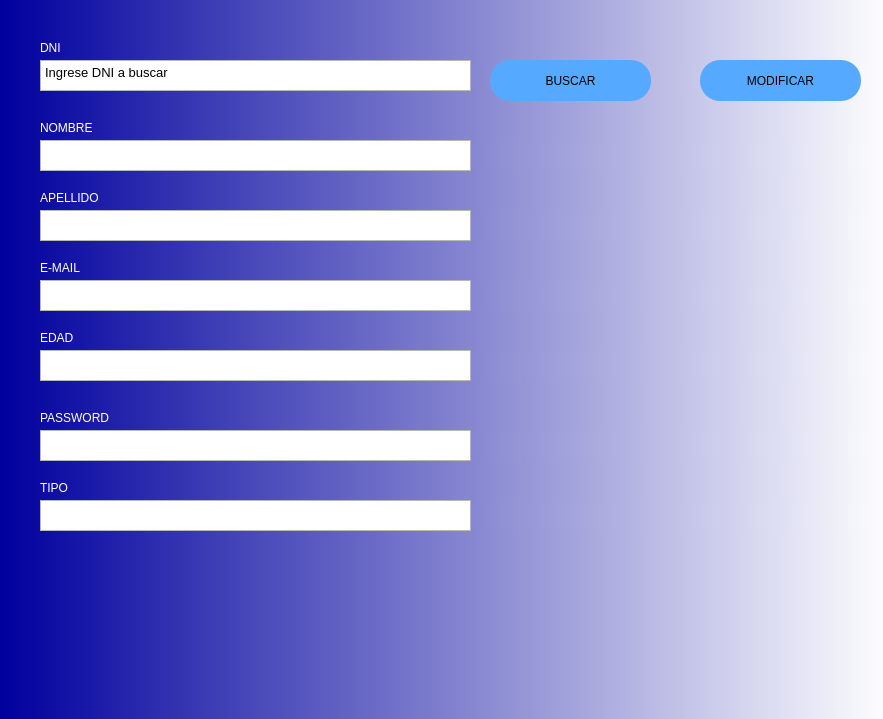
<?xml version="1.0" encoding="UTF-8"?>
<ui version="4.0">
 <class>Form_modiUsuario</class>
 <widget class="QWidget" name="Form_modiUsuario">
  <property name="geometry">
   <rect>
    <x>0</x>
    <y>0</y>
    <width>883</width>
    <height>719</height>
   </rect>
  </property>
  <property name="sizePolicy">
   <sizepolicy hsizetype="Fixed" vsizetype="Fixed">
    <horstretch>0</horstretch>
    <verstretch>0</verstretch>
   </sizepolicy>
  </property>
  <property name="minimumSize">
   <size>
    <width>883</width>
    <height>616</height>
   </size>
  </property>
  <property name="windowTitle">
   <string>Form</string>
  </property>
  <property name="styleSheet">
   <string notr="true"/>
  </property>
  <widget class="QWidget" name="bgwidget" native="true">
   <property name="geometry">
    <rect>
     <x>0</x>
     <y>0</y>
     <width>891</width>
     <height>721</height>
    </rect>
   </property>
   <property name="styleSheet">
    <string notr="true">QWidget#bgwidget{
background-color: qlineargradient(spread:pad, x1:0, y1:0, x2:1, y2:0, stop:0 rgba(0, 0, 158, 255), stop:1 rgba(255, 255, 255, 255));}</string>
   </property>
   <widget class="QTextEdit" name="box_dni">
    <property name="geometry">
     <rect>
      <x>40</x>
      <y>60</y>
      <width>431</width>
      <height>31</height>
     </rect>
    </property>
    <property name="html">
     <string>&lt;!DOCTYPE HTML PUBLIC &quot;-//W3C//DTD HTML 4.0//EN&quot; &quot;http://www.w3.org/TR/REC-html40/strict.dtd&quot;&gt;
&lt;html&gt;&lt;head&gt;&lt;meta name=&quot;qrichtext&quot; content=&quot;1&quot; /&gt;&lt;style type=&quot;text/css&quot;&gt;
p, li { white-space: pre-wrap; }
&lt;/style&gt;&lt;/head&gt;&lt;body style=&quot; font-family:'MS Shell Dlg 2'; font-size:7.8pt; font-weight:400; font-style:normal;&quot;&gt;
&lt;p style=&quot; margin-top:0px; margin-bottom:0px; margin-left:0px; margin-right:0px; -qt-block-indent:0; text-indent:0px;&quot;&gt;&lt;span style=&quot; font-size:10pt;&quot;&gt;Ingrese DNI a buscar&lt;/span&gt;&lt;/p&gt;&lt;/body&gt;&lt;/html&gt;</string>
    </property>
   </widget>
   <widget class="QTextEdit" name="boxEdad">
    <property name="geometry">
     <rect>
      <x>40</x>
      <y>350</y>
      <width>431</width>
      <height>31</height>
     </rect>
    </property>
    <property name="font">
     <font>
      <pointsize>10</pointsize>
     </font>
    </property>
    <property name="html">
     <string>&lt;!DOCTYPE HTML PUBLIC &quot;-//W3C//DTD HTML 4.0//EN&quot; &quot;http://www.w3.org/TR/REC-html40/strict.dtd&quot;&gt;
&lt;html&gt;&lt;head&gt;&lt;meta name=&quot;qrichtext&quot; content=&quot;1&quot; /&gt;&lt;style type=&quot;text/css&quot;&gt;
p, li { white-space: pre-wrap; }
&lt;/style&gt;&lt;/head&gt;&lt;body style=&quot; font-family:'MS Shell Dlg 2'; font-size:10pt; font-weight:400; font-style:normal;&quot;&gt;
&lt;p style=&quot;-qt-paragraph-type:empty; margin-top:0px; margin-bottom:0px; margin-left:0px; margin-right:0px; -qt-block-indent:0; text-indent:0px; font-size:7.8pt;&quot;&gt;&lt;br /&gt;&lt;/p&gt;&lt;/body&gt;&lt;/html&gt;</string>
    </property>
   </widget>
   <widget class="QLabel" name="label">
    <property name="geometry">
     <rect>
      <x>40</x>
      <y>40</y>
      <width>379</width>
      <height>16</height>
     </rect>
    </property>
    <property name="styleSheet">
     <string notr="true">color: rgb(255, 255, 255);</string>
    </property>
    <property name="text">
     <string>DNI</string>
    </property>
   </widget>
   <widget class="QTextEdit" name="boxApellido">
    <property name="geometry">
     <rect>
      <x>40</x>
      <y>210</y>
      <width>431</width>
      <height>31</height>
     </rect>
    </property>
    <property name="font">
     <font>
      <pointsize>10</pointsize>
     </font>
    </property>
    <property name="html">
     <string>&lt;!DOCTYPE HTML PUBLIC &quot;-//W3C//DTD HTML 4.0//EN&quot; &quot;http://www.w3.org/TR/REC-html40/strict.dtd&quot;&gt;
&lt;html&gt;&lt;head&gt;&lt;meta name=&quot;qrichtext&quot; content=&quot;1&quot; /&gt;&lt;style type=&quot;text/css&quot;&gt;
p, li { white-space: pre-wrap; }
&lt;/style&gt;&lt;/head&gt;&lt;body style=&quot; font-family:'MS Shell Dlg 2'; font-size:10pt; font-weight:400; font-style:normal;&quot;&gt;
&lt;p style=&quot;-qt-paragraph-type:empty; margin-top:0px; margin-bottom:0px; margin-left:0px; margin-right:0px; -qt-block-indent:0; text-indent:0px; font-size:7.8pt;&quot;&gt;&lt;br /&gt;&lt;/p&gt;&lt;/body&gt;&lt;/html&gt;</string>
    </property>
   </widget>
   <widget class="QLabel" name="label_2">
    <property name="geometry">
     <rect>
      <x>40</x>
      <y>410</y>
      <width>379</width>
      <height>16</height>
     </rect>
    </property>
    <property name="styleSheet">
     <string notr="true">color: rgb(255, 255, 255);</string>
    </property>
    <property name="text">
     <string>PASSWORD</string>
    </property>
   </widget>
   <widget class="QLabel" name="label_4">
    <property name="geometry">
     <rect>
      <x>40</x>
      <y>190</y>
      <width>379</width>
      <height>16</height>
     </rect>
    </property>
    <property name="styleSheet">
     <string notr="true">color: rgb(255, 255, 255);</string>
    </property>
    <property name="text">
     <string>APELLIDO</string>
    </property>
   </widget>
   <widget class="QLabel" name="label_5">
    <property name="geometry">
     <rect>
      <x>40</x>
      <y>260</y>
      <width>379</width>
      <height>16</height>
     </rect>
    </property>
    <property name="styleSheet">
     <string notr="true">color: rgb(255, 255, 255);</string>
    </property>
    <property name="text">
     <string>E-MAIL</string>
    </property>
   </widget>
   <widget class="QLabel" name="label_7">
    <property name="geometry">
     <rect>
      <x>40</x>
      <y>480</y>
      <width>379</width>
      <height>16</height>
     </rect>
    </property>
    <property name="styleSheet">
     <string notr="true">color: rgb(255, 255, 255);</string>
    </property>
    <property name="text">
     <string>TIPO</string>
    </property>
   </widget>
   <widget class="QTextEdit" name="boxNombre">
    <property name="geometry">
     <rect>
      <x>40</x>
      <y>140</y>
      <width>431</width>
      <height>31</height>
     </rect>
    </property>
    <property name="font">
     <font>
      <pointsize>10</pointsize>
     </font>
    </property>
    <property name="html">
     <string>&lt;!DOCTYPE HTML PUBLIC &quot;-//W3C//DTD HTML 4.0//EN&quot; &quot;http://www.w3.org/TR/REC-html40/strict.dtd&quot;&gt;
&lt;html&gt;&lt;head&gt;&lt;meta name=&quot;qrichtext&quot; content=&quot;1&quot; /&gt;&lt;style type=&quot;text/css&quot;&gt;
p, li { white-space: pre-wrap; }
&lt;/style&gt;&lt;/head&gt;&lt;body style=&quot; font-family:'MS Shell Dlg 2'; font-size:10pt; font-weight:400; font-style:normal;&quot;&gt;
&lt;p style=&quot;-qt-paragraph-type:empty; margin-top:0px; margin-bottom:0px; margin-left:0px; margin-right:0px; -qt-block-indent:0; text-indent:0px; font-size:7.8pt;&quot;&gt;&lt;br /&gt;&lt;/p&gt;&lt;/body&gt;&lt;/html&gt;</string>
    </property>
   </widget>
   <widget class="QLabel" name="label_6">
    <property name="geometry">
     <rect>
      <x>40</x>
      <y>330</y>
      <width>379</width>
      <height>16</height>
     </rect>
    </property>
    <property name="styleSheet">
     <string notr="true">color: rgb(255, 255, 255);</string>
    </property>
    <property name="text">
     <string>EDAD</string>
    </property>
   </widget>
   <widget class="QTextEdit" name="boxEmail">
    <property name="geometry">
     <rect>
      <x>40</x>
      <y>280</y>
      <width>431</width>
      <height>31</height>
     </rect>
    </property>
    <property name="font">
     <font>
      <pointsize>10</pointsize>
     </font>
    </property>
    <property name="html">
     <string>&lt;!DOCTYPE HTML PUBLIC &quot;-//W3C//DTD HTML 4.0//EN&quot; &quot;http://www.w3.org/TR/REC-html40/strict.dtd&quot;&gt;
&lt;html&gt;&lt;head&gt;&lt;meta name=&quot;qrichtext&quot; content=&quot;1&quot; /&gt;&lt;style type=&quot;text/css&quot;&gt;
p, li { white-space: pre-wrap; }
&lt;/style&gt;&lt;/head&gt;&lt;body style=&quot; font-family:'MS Shell Dlg 2'; font-size:10pt; font-weight:400; font-style:normal;&quot;&gt;
&lt;p style=&quot;-qt-paragraph-type:empty; margin-top:0px; margin-bottom:0px; margin-left:0px; margin-right:0px; -qt-block-indent:0; text-indent:0px; font-size:7.8pt;&quot;&gt;&lt;br /&gt;&lt;/p&gt;&lt;/body&gt;&lt;/html&gt;</string>
    </property>
   </widget>
   <widget class="QTextEdit" name="boxPass">
    <property name="geometry">
     <rect>
      <x>40</x>
      <y>430</y>
      <width>431</width>
      <height>31</height>
     </rect>
    </property>
    <property name="font">
     <font>
      <pointsize>10</pointsize>
     </font>
    </property>
    <property name="styleSheet">
     <string notr="true"/>
    </property>
    <property name="html">
     <string>&lt;!DOCTYPE HTML PUBLIC &quot;-//W3C//DTD HTML 4.0//EN&quot; &quot;http://www.w3.org/TR/REC-html40/strict.dtd&quot;&gt;
&lt;html&gt;&lt;head&gt;&lt;meta name=&quot;qrichtext&quot; content=&quot;1&quot; /&gt;&lt;style type=&quot;text/css&quot;&gt;
p, li { white-space: pre-wrap; }
&lt;/style&gt;&lt;/head&gt;&lt;body style=&quot; font-family:'MS Shell Dlg 2'; font-size:10pt; font-weight:400; font-style:normal;&quot;&gt;
&lt;p style=&quot;-qt-paragraph-type:empty; margin-top:0px; margin-bottom:0px; margin-left:0px; margin-right:0px; -qt-block-indent:0; text-indent:0px; font-size:7.8pt;&quot;&gt;&lt;br /&gt;&lt;/p&gt;&lt;/body&gt;&lt;/html&gt;</string>
    </property>
   </widget>
   <widget class="QTextEdit" name="boxTipo">
    <property name="geometry">
     <rect>
      <x>40</x>
      <y>500</y>
      <width>431</width>
      <height>31</height>
     </rect>
    </property>
    <property name="font">
     <font>
      <pointsize>10</pointsize>
     </font>
    </property>
    <property name="html">
     <string>&lt;!DOCTYPE HTML PUBLIC &quot;-//W3C//DTD HTML 4.0//EN&quot; &quot;http://www.w3.org/TR/REC-html40/strict.dtd&quot;&gt;
&lt;html&gt;&lt;head&gt;&lt;meta name=&quot;qrichtext&quot; content=&quot;1&quot; /&gt;&lt;style type=&quot;text/css&quot;&gt;
p, li { white-space: pre-wrap; }
&lt;/style&gt;&lt;/head&gt;&lt;body style=&quot; font-family:'MS Shell Dlg 2'; font-size:10pt; font-weight:400; font-style:normal;&quot;&gt;
&lt;p style=&quot;-qt-paragraph-type:empty; margin-top:0px; margin-bottom:0px; margin-left:0px; margin-right:0px; -qt-block-indent:0; text-indent:0px; font-size:7.8pt;&quot;&gt;&lt;br /&gt;&lt;/p&gt;&lt;/body&gt;&lt;/html&gt;</string>
    </property>
   </widget>
   <widget class="QLabel" name="label_3">
    <property name="geometry">
     <rect>
      <x>40</x>
      <y>120</y>
      <width>379</width>
      <height>16</height>
     </rect>
    </property>
    <property name="styleSheet">
     <string notr="true">color: rgb(255, 255, 255);</string>
    </property>
    <property name="text">
     <string>NOMBRE</string>
    </property>
   </widget>
   <widget class="QPushButton" name="btnConfirmar">
    <property name="geometry">
     <rect>
      <x>700</x>
      <y>60</y>
      <width>161</width>
      <height>41</height>
     </rect>
    </property>
    <property name="styleSheet">
     <string notr="true">border-radius:20px;
background-color:rgb(85, 170, 255);
font: 14pt &quot;MS Shell Dlg 2&quot;;</string>
    </property>
    <property name="text">
     <string>MODIFICAR</string>
    </property>
   </widget>
   <widget class="QPushButton" name="btnBuscar">
    <property name="geometry">
     <rect>
      <x>490</x>
      <y>60</y>
      <width>161</width>
      <height>41</height>
     </rect>
    </property>
    <property name="styleSheet">
     <string notr="true">border-radius:20px;
background-color:rgb(85, 170, 255);
font: 14pt &quot;MS Shell Dlg 2&quot;;</string>
    </property>
    <property name="text">
     <string>BUSCAR</string>
    </property>
   </widget>
  </widget>
 </widget>
 <resources/>
 <connections/>
</ui>
